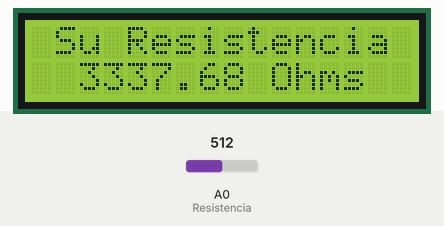
Recording of a sketch running on a simulated Arduino Uno, built with avr-gcc and run on an emulated ATmega328P. Parts: 16×2 character LCD. The test bench sets the inputs (shaded band); at power-on: A0 (Resistencia) = 512.

Above: at 1.2 s.
1.3 s: A0 (Resistencia) set to 199
At 2.5 s:
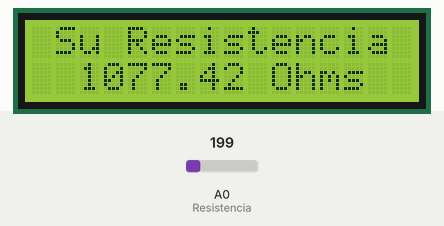
2.8 s: A0 (Resistencia) set to 167
At 4.0 s:
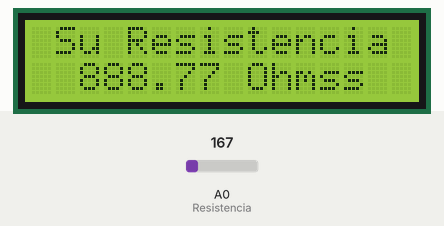
4.3 s: A0 (Resistencia) set to 23
At 4.8 s:
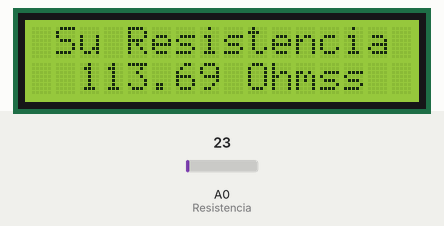
5.8 s: A0 (Resistencia) set to 19
At 6.3 s:
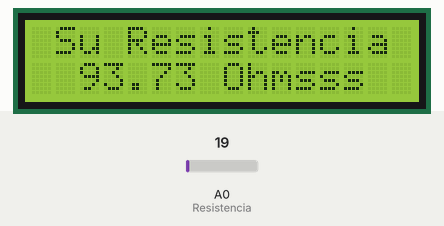
7.3 s: A0 (Resistencia) set to 0
At 8.0 s:
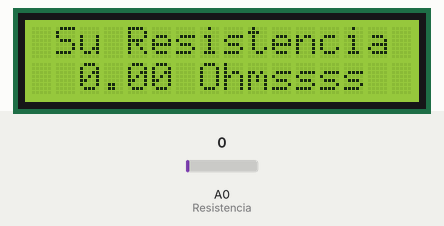
Timing chart, 0 to 9.8 s (numbered marks = the images above; inputs shaded):
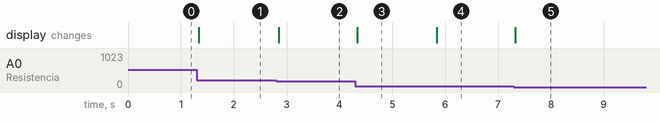

The sketch:

oHmimetro_2019485.ino
```cpp
/*
 * Fundacion Kinal
 * Centro educativo tecnico laboral Kinal
 * Perito en electonica
 * Quinto perito
 * EB5AM
 * Taller de electronica digital y reparacion de computadoras
 * Nombre: Diego Alejandro Culajay Gonzalez
*/

#include <LiquidCrystal_I2C.h>
#define Resistencia A0
//constructor
LiquidCrystal_I2C Pantalla(0x27,16,2);
float Calcular();

void setup() {
  Pantalla.init();
  Pantalla.backlight();
  pinMode(Resistencia, INPUT);
}

void loop() {
 float mostrar = Calcular();
 Pantalla.setCursor(1,0);
 Pantalla.print("Su Resistencia ");
 Pantalla.setCursor(2,1);
 Pantalla.print(mostrar);
 Pantalla.print(" Ohms");
}

float Calcular(){
  float  vout, resultado = 0, R1=0, R2=0;
  float vr = analogRead(Resistencia);
  vout = (vr*5)/1023;
  R1 = (-vout)*(10000);
  R2 = vout-10;
  resultado = R1/R2;
  return resultado;
  }
```

Measured:
- the behaviour switches between 186 and 185 on A0 (Resistencia) (found by bisection; images 1 and 2)
- the behaviour switches between 21 and 20 on A0 (Resistencia) (found by bisection; images 3 and 4)
- after the input at 1.3 s, the display: changes at once (image 1)
- after the input at 2.8 s, the display: changes after 0.05 s (image 2)
- after the input at 4.3 s, the display: changes at once (image 3)
- after the input at 5.8 s, the display: changes after 0.05 s (image 4)
- after the input at 7.3 s, the display: changes at once (image 5)
